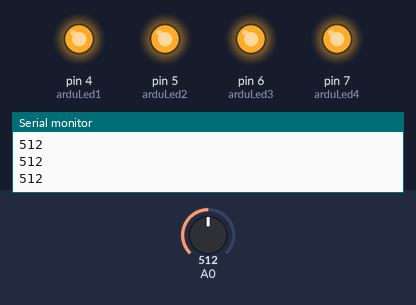
Simulated run of this sketch. Board: Arduino Uno, built with avr-gcc and run on an emulated ATmega328P. Parts: output pins drawn as LEDs (lit = HIGH), the last lines printed to the serial monitor. The inputs (shaded band) are chosen by the test bench; at power-on: A0 = 512.

Above: at 1.2 s.
1.3 s: A0 set to 417
2.8 s: A0 set to 383
At 3.2 s:
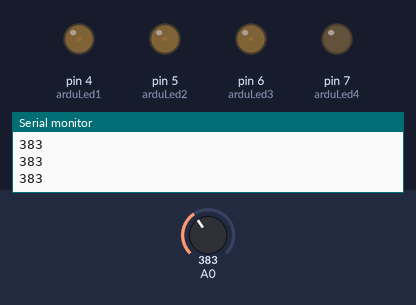
4.3 s: A0 set to 410
At 5.1 s:
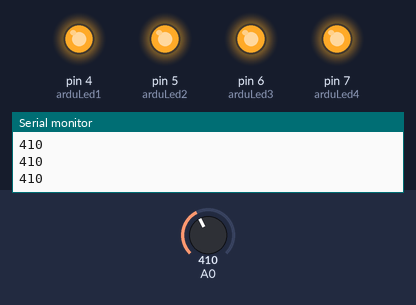
5.8 s: A0 set to 390
At 6.8 s:
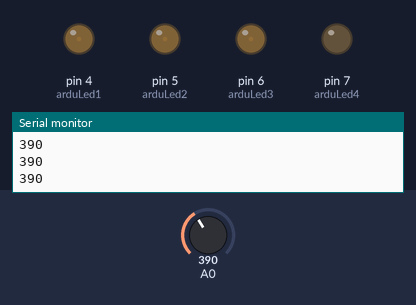
7.3 s: A0 set to 290
At 8.5 s:
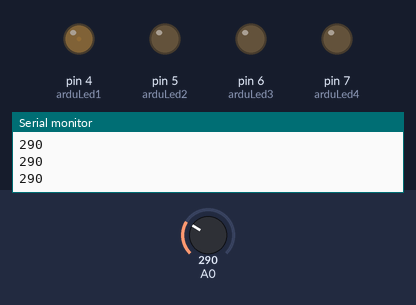
8.8 s: A0 set to 190
At 10.0 s:
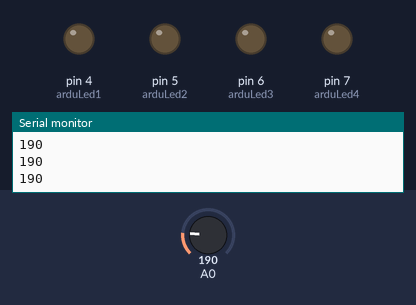
Timing chart, 0 to 11.3 s (numbered marks = the images above; inputs shaded):
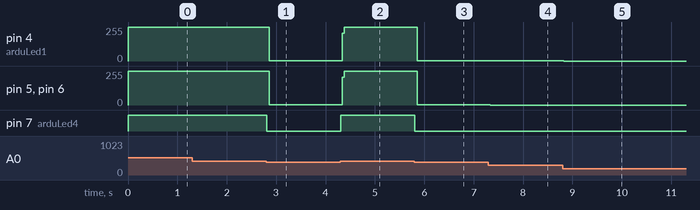

Measured:
- the behaviour switches between 401 and 400 on A0 (found by bisection; images 0 and 1)
- after the input at 2.8 s, pin 4 (arduLed1), pin 5 (arduLed2), pin 6 (arduLed3): 255/255 → 1/255 after 0.06 s; pin 7 (arduLed4): HIGH → LOW at once
- after the input at 4.3 s, pin 4 (arduLed1), pin 5 (arduLed2), pin 6 (arduLed3): 1/255 → 255/255 at once; pin 7 (arduLed4): LOW → HIGH at once
- after the input at 5.8 s, pin 4 (arduLed1), pin 5 (arduLed2), pin 6 (arduLed3): 255/255 → 1/255 after 0.06 s; pin 7 (arduLed4): HIGH → LOW at once
- after the input at 7.3 s, pin 5 (arduLed2), pin 6 (arduLed3): 1/255 → 0/255 at once
- after the input at 8.8 s, pin 4 (arduLed1): 1/255 → 0/255 at once

The sketch:

bas_ncDirenci.ino
```cpp
const int arduLed1 = 4; //Ardustar Led 1
const int arduLed2 = 5; //Ardustar Led 2
const int arduLed3 = 6; //Ardustar Led 3
const int arduLed4 = 7; //Ardustar Led 4
/*
FSR - Force Sensing Resistor
Kuvvete duyarlı direnç örneği
*/

int basinc;

void setup() {
  Serial.begin(9600);

  // Ledlerin bir çıkış olarak tanımlanması
  pinMode(arduLed1, OUTPUT);
  pinMode(arduLed2, OUTPUT);
  pinMode(arduLed3, OUTPUT);
  pinMode(arduLed4, OUTPUT);
}

void loop() {
  basinc = analogRead(0);
  Serial.println(basinc);


  if(basinc > 100){
    digitalWrite(arduLed1, HIGH);
  }
  else{
    digitalWrite(arduLed1, LOW);
  }

 if(basinc > 200){
    digitalWrite(arduLed1, HIGH);
    digitalWrite(arduLed2, HIGH);
  }
  else{
    digitalWrite(arduLed1, LOW);
    digitalWrite(arduLed2, LOW);}

  if(basinc > 300){
    digitalWrite(arduLed1, HIGH);
    digitalWrite(arduLed2, HIGH);
    digitalWrite(arduLed3, HIGH);
  }
  else{
    digitalWrite(arduLed1, LOW);
    digitalWrite(arduLed2, LOW);
    digitalWrite(arduLed3, LOW);
  }


  if(basinc > 400){
    digitalWrite(arduLed1, HIGH);
    digitalWrite(arduLed2, HIGH);
    digitalWrite(arduLed3, HIGH);
    digitalWrite(arduLed4, HIGH);
  }
  else{
    digitalWrite(arduLed1, LOW);
    digitalWrite(arduLed2, LOW);
    digitalWrite(arduLed3, LOW);
    digitalWrite(arduLed4, LOW);
  }
}
```
